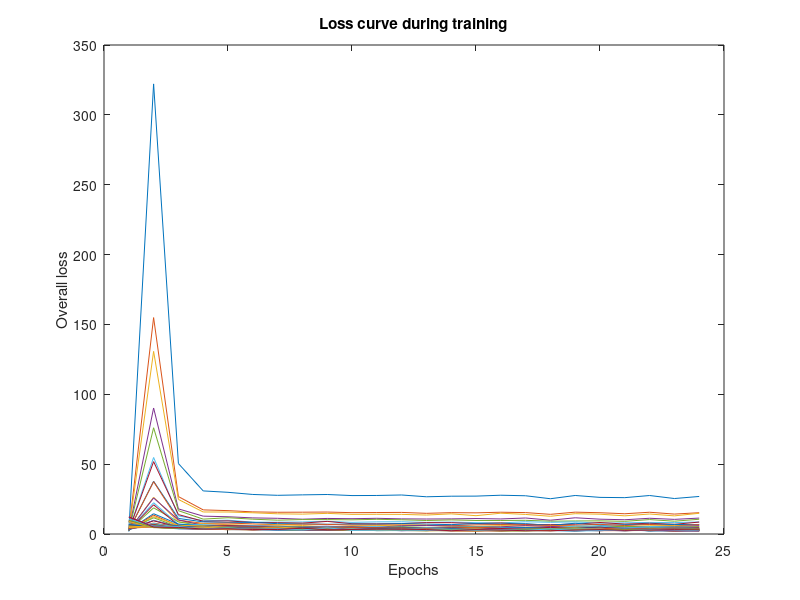

Write the MATLAB code that produced this figure.
clear 
close all
clc

load loss
load record

len=length(loss);

loss=reshape(loss(1:49*24),49,[]);

figure
for i=1:49
    plot(loss(i,:))
    hold on
end
xlabel('Epochs')
ylabel('Overall loss')
title('Loss curve during training')